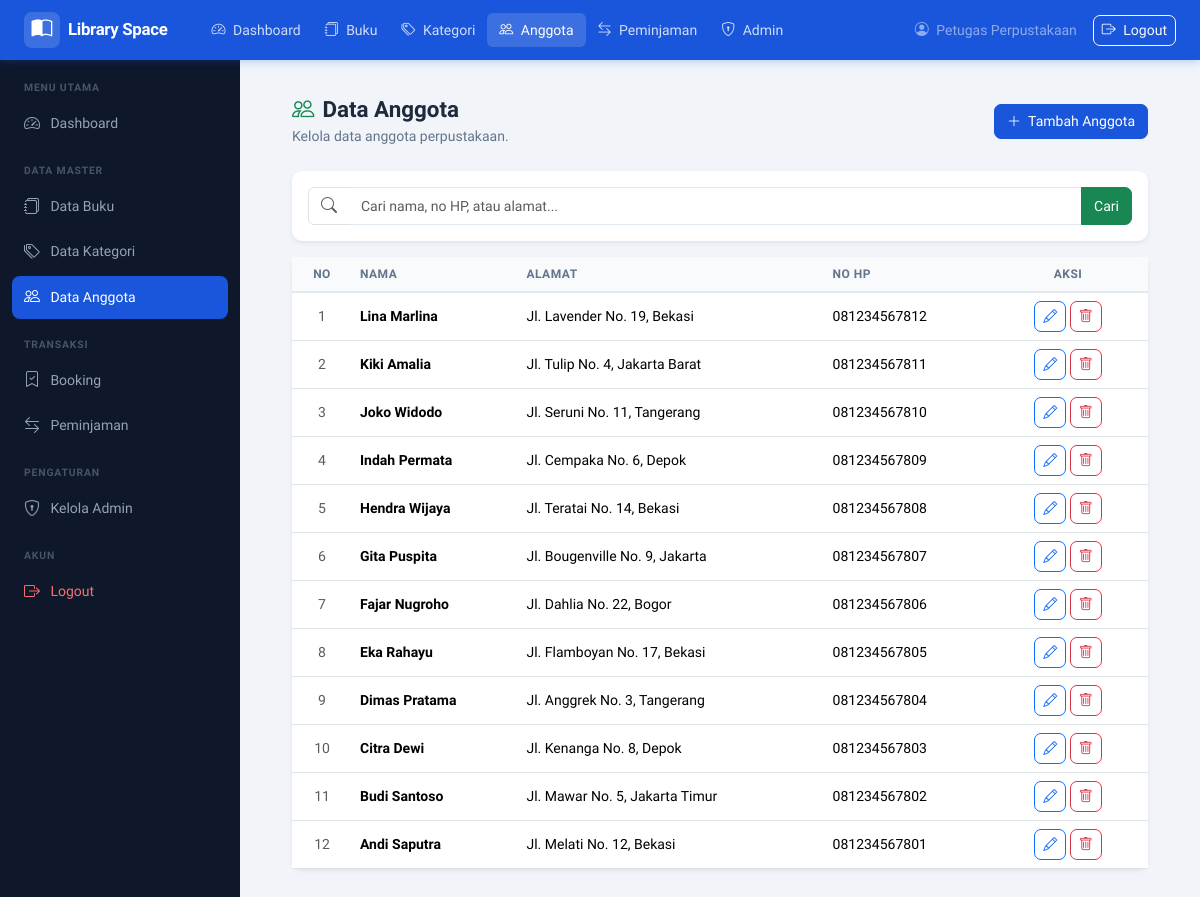
/pages/anggota/index.php (signed in), run on an earlier commit of the app's database.
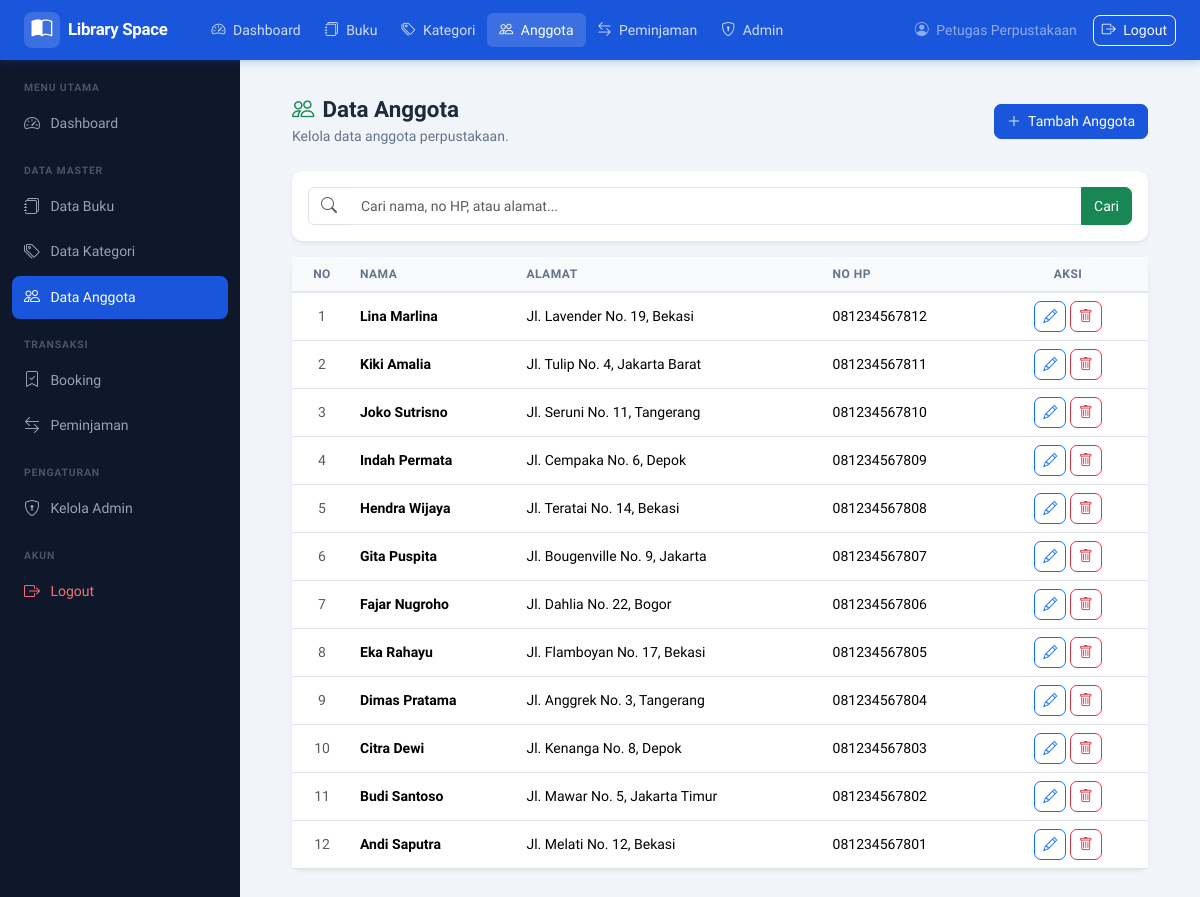
And on a later commit of the database.
### tables this page shows
CREATE TABLE anggota (
  id_anggota INT AUTO_INCREMENT PRIMARY KEY,
  nama       VARCHAR(100) NOT NULL,
  alamat     TEXT         NOT NULL,
  no_hp      VARCHAR(20)  NOT NULL UNIQUE,
  created_at TIMESTAMP DEFAULT CURRENT_TIMESTAMP
);

### pages/anggota/index.php (the view, shortened to what this page needs)
<?php
require_once __DIR__ . '/../../config/koneksi.php';
require_once __DIR__ . '/../../includes/header.php';
$search = trim($_GET['search'] ?? '');
$where = '';
$sql = "SELECT * FROM anggota $where ORDER BY id_anggota DESC";
$result = mysqli_query($koneksi, $sql);
?>
<div class="d-flex">
  <?php require_once __DIR__ . '/../../includes/sidebar.php'; ?>
  <div class="main-wrapper flex-grow-1">
    <?php require_once __DIR__ . '/../../includes/navbar.php'; ?>
    <div class="pt-2 px-4">
      <div class="page-header d-flex justify-content-between align-items-center mb-4">
        <div>
          <h1><i class="bi bi-people me-2 text-success"></i>Data Anggota</h1>
          <p>Kelola data anggota perpustakaan.</p>
        </div>
        <a href="tambah.php" class="btn btn-primary">
          <i class="bi bi-plus-lg me-1"></i> Tambah Anggota
        </a>
      </div>
      <div class="card shadow-sm border-0 mb-3">
        <div class="card-body py-3">
          <form method="GET" action="">
            <div class="input-group">
              <span class="input-group-text bg-white"><i class="bi bi-search text-muted"></i></span>
              <input type="text" name="search" class="form-control border-start-0"
                placeholder="Cari nama, no HP, atau alamat..."
                value="<?= htmlspecialchars($search) ?>">
              <button type="submit" class="btn btn-success">Cari</button>
            </div>
          </form>
        </div>
      </div>
      <div class="card shadow-sm border-0">
        <div class="card-body p-0">
          <div class="table-responsive">
            <table class="table table-hover align-middle mb-0">
              <thead class="table-light">
                <tr>
                  <th class="text-center" style="width: 60px;">No</th>
                  <th>Nama</th>
                  <th>Alamat</th>
                  <th>No HP</th>
                  <th class="text-center" style="width: 160px;">Aksi</th>
                </tr>
              </thead>
              <tbody>
<?php if ($result && mysqli_num_rows($result) > 0): ?>
                  <?php $no = 1; while ($row = mysqli_fetch_assoc($result)): ?>
                    <tr>
                      <td class="text-center text-muted"><?= $no++ ?></td>
                      <td class="fw-semibold"><?= htmlspecialchars($row['nama']) ?></td>
                      <td>
                        <div class="text-truncate" style="max-width: 360px;" title="<?= htmlspecialchars($row['alamat']) ?>">
                          <?= htmlspecialchars($row['alamat']) ?>
                        </div>
                      </td>
                      <td><?= htmlspecialchars($row['no_hp']) ?></td>
                      <td class="text-center">
                        <a href="edit.php?id=<?= (int)$row['id_anggota'] ?>" class="btn btn-sm btn-outline-primary" title="Edit">
                          <i class="bi bi-pencil"></i>
                        </a>
                        <button
                          onclick="konfirmasiHapus('hapus.php?id=<?= (int)$row['id_anggota'] ?>', '<?= htmlspecialchars($row['nama']) ?>')"
                          class="btn btn-sm btn-outline-danger"
                          title="Hapus">
                          <i class="bi bi-trash"></i>
                        </button>
                      </td>
                    </tr>
                  <?php endwhile; ?>
                <?php endif; ?>
              </tbody>
            </table>
          </div>
        </div>
      </div>
    </div>
  </div>
</div>
<?php require_once __DIR__ . '/../../includes/footer.php'; ?>

What changed in the data, as far as the page shows it:
changed anggota "Jl. Seruni No. 11, Tangerang": nama "Joko Widodo" → "Joko Sutrisno"
